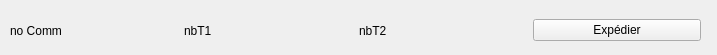
<?xml version="1.0" encoding="UTF-8"?>
<ui version="4.0">
 <class>WidgetCommande</class>
 <widget class="QWidget" name="WidgetCommande">
  <property name="geometry">
   <rect>
    <x>0</x>
    <y>0</y>
    <width>717</width>
    <height>55</height>
   </rect>
  </property>
  <property name="windowTitle">
   <string>Form</string>
  </property>
  <widget class="QWidget" name="horizontalLayoutWidget">
   <property name="geometry">
    <rect>
     <x>10</x>
     <y>10</y>
     <width>691</width>
     <height>41</height>
    </rect>
   </property>
   <layout class="QHBoxLayout" name="horizontalLayout">
    <item>
     <widget class="QLabel" name="nNoComm">
      <property name="text">
       <string>no Comm</string>
      </property>
     </widget>
    </item>
    <item>
     <widget class="QLabel" name="nNbT1">
      <property name="text">
       <string>nbT1</string>
      </property>
     </widget>
    </item>
    <item>
     <widget class="QLabel" name="nNbT2">
      <property name="text">
       <string>nbT2</string>
      </property>
     </widget>
    </item>
    <item>
     <widget class="QPushButton" name="bSend">
      <property name="text">
       <string>Expédier</string>
      </property>
     </widget>
    </item>
   </layout>
  </widget>
 </widget>
 <resources/>
 <connections/>
</ui>
